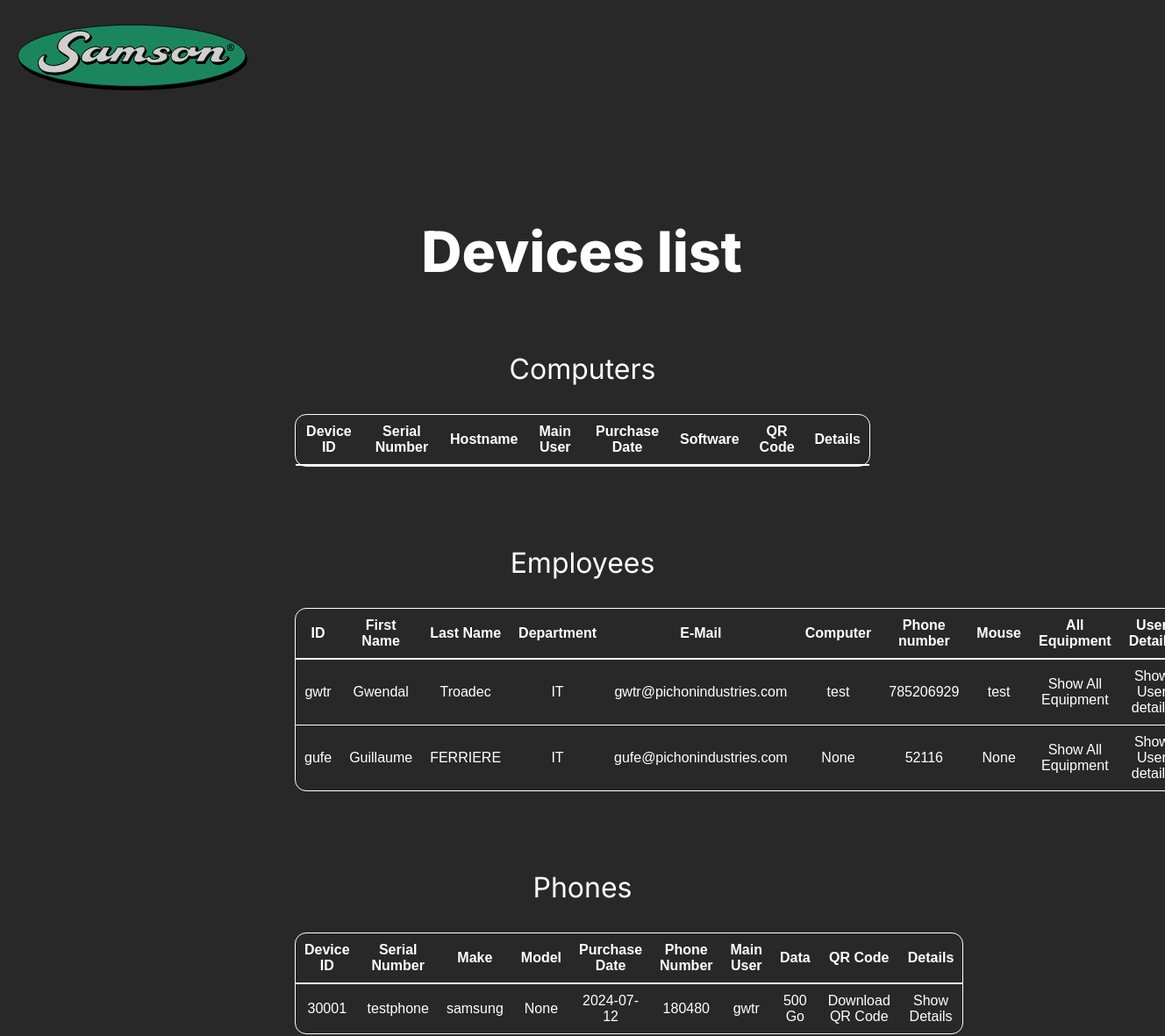
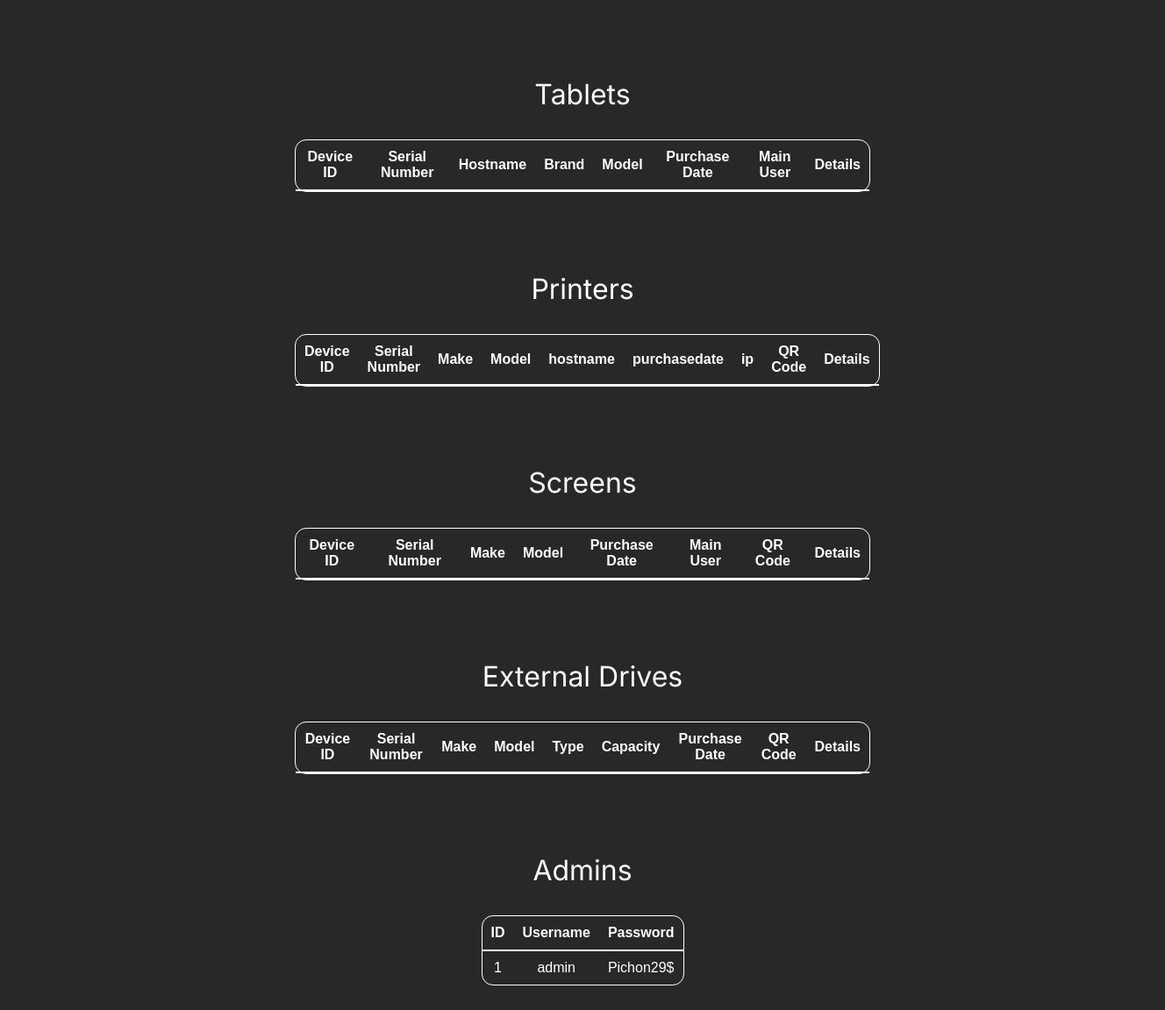
Page /show_devices (signed in) on the committed database (2 pictures, top to bottom).
### tables this page shows
CREATE TABLE Users (id TEXT PRIMARY KEY UNIQUE NOT NULL, firstname TEXT NOT NULL, lastname TEXT, department TEXT NOT NULL, email TEXT, computer INTEGER, phone INTEGER, mouse INTEGER);

CREATE TABLE Phones (id INTEGER PRIMARY KEY AUTOINCREMENT UNIQUE NOT NULL, serialnumber NOT NULL UNIQUE, make TEXT NOT NULL, model TEXT NOT NULL, purchasedate TEXT, phonenumber INTEGER UNIQUE, mainuser NOT NULL, datacap INTEGER);

CREATE TABLE Admins (id INTEGER PRIMARY KEY AUTOINCREMENT UNIQUE NOT NULL, username TEXT UNIQUE NOT NULL, password TEXT UNIQUE NOT NULL);

### app.py (the view)
@app.route("/show_devices")
def show_devices():
    if 'loggedin' in session and session['loggedin']:
        print('Logged in')
        conn = sqlite3.connect('inv_pichon.db')
        cur = conn.cursor()
        print(cur.execute("SELECT * from Computers").fetchall())
        computers_table = cur.execute("SELECT * from Computers").fetchall() # Récupération des données des tables depuis la base de données
        printers_table = cur.execute("SELECT * from Printers").fetchall()
        screens_table = cur.execute("SELECT * from Screens").fetchall()
        admins_table = cur.execute("SELECT * from Admins").fetchall()
        phones_table = cur.execute("SELECT * from Phones").fetchall()
        tablets_table = cur.execute("SELECT * from Tablets").fetchall()
        employees_table = cur.execute("SELECT * from Users").fetchall()
        externaldrives_table = cur.execute("SELECT * from ExternalDrives").fetchall()
        return render_template('show_devices.html',computers=computers_table, printers=printers_table, screens=screens_table, admins=admins_table, phones=phones_table, tablets=tablets_table, externaldrives=externaldrives_table, employees=employees_table)
    else:
        return render_template('login.html')

### templates/show_devices.html (shortened to what this page needs)
<!DOCTYPE html>
<html lang="en">
<head>
    <link href="{{url_for('static', filename='datatables.min.css')}}" rel="stylesheet">
</head>
<body>
    <div class="device-page">
        <div class="barre">
            <div class="barre-left">
                <a href="{{ url_for('home')}}">
                    <img class="samson-logo" src="/static/samson-agro-logo.svg" id="6:4"/>
                </a>
            </div>
        </div>
        <p class="device-Jfo" id="2:10">Devices list</p>
        <div class="table-block" style="width: 50%;">
            <p class="table-title">Computers</p>
            <table class="devices-table" id="ComputersTable">
                <thead>
                    <tr>
                        <th>Device ID</th>
                        <th>Serial Number</th>
                        <th>Hostname</th>
                        <th>Main User</th>
                        <th>Purchase Date</th>
                        <th>Software</th>
                        <th>QR Code</th>
                        <th>Details</th>
                    </tr>
                </thead>
            </table>
        </div>
        <div class="table-block" style="width: 50%;">
            <p class="table-title">Employees</p>
            <table class="devices-table" id="EmployeesTable">
                <thead>
                    <tr>
                        <th>ID</th>
                        <th>First Name</th>
                        <th>Last Name</th>
                        <th>Department</th>
                        <th>E-Mail</th>
                        <th>Computer</th>
                        <th>Phone number</th>
                        <th>Mouse</th>
                        <th>All Equipment</th>
                        <th>User Details</th>
                    </tr>
                </thead>
                <tbody>
                    {% for row in employees %}
                    <tr class="devices-column">
                        <td> {{ row[0] }}</td>
                        <td> {{ row[1] }}</td>
                        <td> {{ row[2] }}</td>
                        <td> {{ row[3] }}</td>
                        <td> {{ row[4] }}</td>
                        <td> {{ row[5] }}</td>
                        <td> {{ row[6] }}</td>
                        <td> {{ row[7] }}</td>
                        <td>Show All Equipment</td>
                        <td>Show User details</td>
                    </tr>
                    {% endfor %}
                </tbody>
            </table>
        </div>
        <div class="table-block" style="width: 50%;">
            <p class="table-title">Phones</p>
            <table class="devices-table" id="PhonesTable">
                <thead>
                    <tr>
                        <th>Device ID</th>
                        <th>Serial Number</th>
                        <th>Make</th>
                        <th>Model</th>
                        <th>Purchase Date</th>
                        <th>Phone Number</th>
                        <th>Main User</th>
                        <th>Data</th>
                        <th>QR Code</th>
                        <th>Details</th>
                    </tr>
                </thead>
                <tbody>
                    {% for row in phones %}
                    <tr class="devices-column">
                        <td> {{ row[0] }}</td>
                        <td> {{ row[1] }}</td>
                        <td> {{ row[2] }}</td>
                        <td> {{ row[3] }}</td>
                        <td> {{ row[4] }}</td>
                        <td> {{ row[5] }}</td>
                        <td> {{ row[6] }}</td>
                        <td> {{ row[7] }} Go</td>
                        <td>Download QR Code</td>
                        <td>Show Details</td>
                    </tr>
                    {% endfor %}
                </tbody>
            </table>
        </div>
        <div class="table-block" style="width: 50%;">
            <p class="table-title">Tablets</p>
            <table class="devices-table" id="TabletsTable">
                <thead>
                    <tr>
                        <th>Device ID</th>
                        <th>Serial Number</th>
                        <th>Hostname</th>
                        <th>Brand</th>
                        <th>Model</th>
                        <th>Purchase Date</th>
                        <th>Main User</th>
                        <th>Details</th>
                    </tr>
                </thead>
            </table>
        </div>
        <div class="table-block" style="width: 50%;">
            <p class="table-title">Printers</p>
            <table class="devices-table" id="PrintersTable">
                <thead>
                    <tr>
                        <th>Device ID</th>
                        <th>Serial Number</th>
                        <th>Make</th>
                        <th>Model</th>
                        <th>hostname</th>
                        <th>purchasedate</th>
                        <th>ip</th>
                        <th>QR Code</th>
                        <th>Details</th>
                    </tr>
                </thead>
            </table>
        </div>
        <div class="table-block" style="width: 50%;">
            <p class="table-title">Screens</p>
            <table class="devices-table" id="ScreensTable">
                <thead>
                    <tr>
                        <th>Device ID</th>
                        <th>Serial Number</th>
                        <th>Make</th>
                        <th>Model</th>
                        <th>Purchase Date</th>
                        <th>Main User</th>
                        <th>QR Code</th>
                        <th>Details</th>
                    </tr>
                </thead>
            </table>
        </div>
        <div class="table-block" style="width: 50%;">
            <p class="table-title">External Drives</p>
            <table class="devices-table" id="ExternalDrivesTable">
                <thead>
                    <tr>
                        <th>Device ID</th>
                        <th>Serial Number</th>
                        <th>Make</th>
                        <th>Model</th>
                        <th>Type</th>
                        <th>Capacity</th>
                        <th>Purchase Date</th>
                        <th>QR Code</th>
                        <th>Details</th>
                    </tr>
                </thead>
            </table>
        </div>
        <div class="table-block" style="width: 50%;">
            <p class="table-title">Admins</p>
            <table class="devices-table", id="AdminsTable">
                <thead>
                    <tr>
                        <th>ID</th>
                        <th>Username</th>
                        <th>Password</th>
                    </tr>
                </thead>
                <tbody>
                    {% for row in admins %}
                    <tr class="devices-column">
                        <td> {{ row[0] }}</td>
                        <td> {{ row[1] }}</td>
                        <td> {{ row[2] }}</td>
                    </tr>
                    {% endfor %}
                </tbody>
            </table>
        </div>
    </div>
</body>
</html>

### templates/show_devices.html (style rules this page uses)
.table-block { text-align: center; align-items: center; margin: 0 auto; width: fit-content; }
table.devices-table { border: 1px solid rgb(255, 255, 255); border-radius: 13px; border-spacing: 0; color: #ffffff; font-family: Arial, Helvetica, sans-serif; }
table.devices-table th { border-bottom: 2px solid rgb(255, 255, 255); padding: 10px; }
table.devices-table td { border-bottom: 1px solid rgb(255, 255, 255); padding: 10px; }
.devices-table { margin: auto; }
table.devices-table tr:last-child > td { border-bottom: none; }
.table-title { color: #ffffff; font-family: Inter, 'Source Sans Pro'; font-size: 2rem; text-align: center; }
.barre { display: flex; flex-direction: row; justify-content: space-between; width: 100%; }
.barre-left { display: flex; }
body { background-color: #282828; }
.device-page { background-color: #282828; display: flexbox; flex-direction: column; align-items: center; text-align: center; }
.samson-logo { display: flex; height: 4.7rem; width: 16.4rem; position: absolute; left: 0px; padding: 20px 20px; vertical-align: top; }
.device-Jfo { color: #ffffff; font-family: Inter, 'Source Sans Pro'; font-size: 4rem; font-weight: 800; line-height: 1.2125; margin: 15rem 0.1rem 4.7rem 0rem; white-space: nowrap; }
a:link, a:visited, a:hover, a:active { text-decoration: none; color: #ffffff; }

### rows in the picture
Users: id "gwtr", firstname "Gwendal", lastname "Troadec", department "IT", email "gwtr@pichonindustries.com", computer "test", phone "785206929", mouse "test"
Users: id "gufe", firstname "Guillaume", lastname "FERRIERE", department "IT", email "gufe@pichonindustries.com", row "None", phone "52116"
Phones: id "30001", serialnumber "testphone", make "samsung", model "None", purchasedate "2024-07-12", phonenumber "180480", mainuser "gwtr", datacap "500"
Admins: id "1", username "admin", password "Pichon29$"
